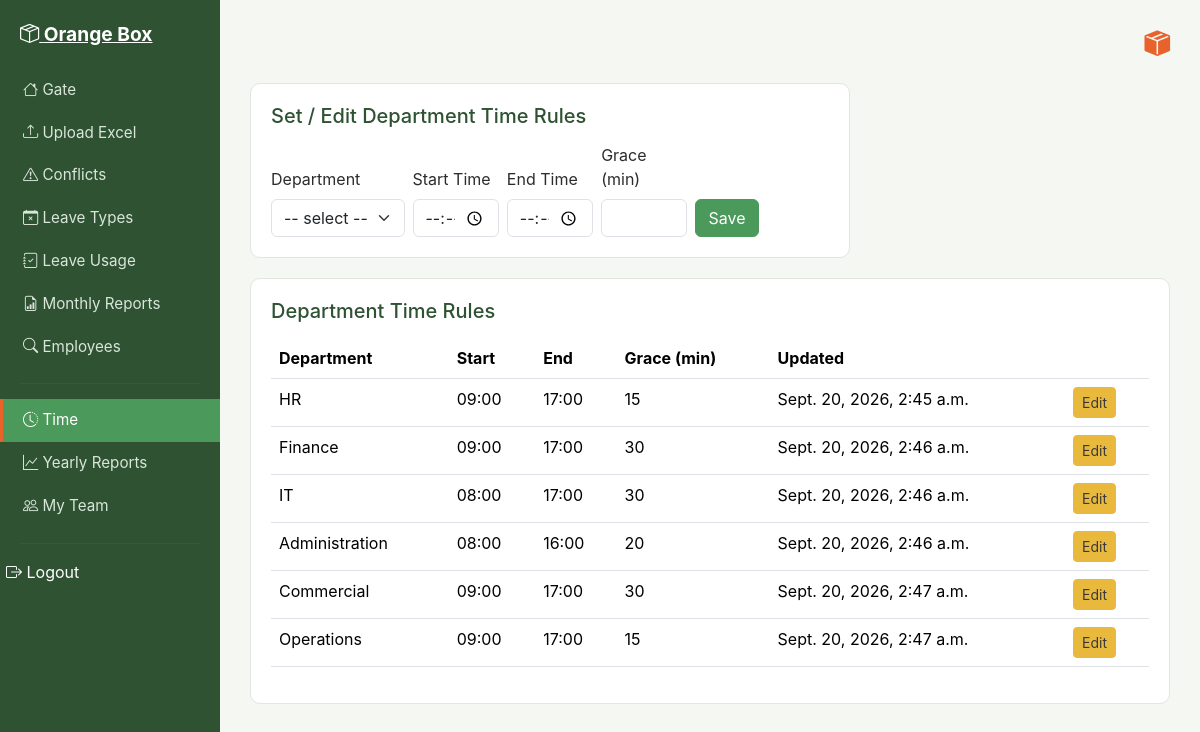
The app's page /grace-periods/ (signed in) with its own data.
### attendance/models.py (models this page shows, shortened)
class GracePeriod(models.Model):
    department = models.ForeignKey(Department, on_delete=models.CASCADE, unique=True)
    minutes = models.IntegerField(default=0)
    start_time = models.TimeField(default=time(8, 0))
    end_time = models.TimeField(default=time(17, 0))
    updated_date = models.DateTimeField(auto_now=True)
    set_by = models.ForeignKey(AttendanceLead, on_delete=models.SET_NULL, null=True, blank=True)

class Department(models.Model):
    name = models.CharField(max_length=100, unique=True)

### attendance/views.py (the view, shortened to what this page needs)
# urls.py: path('grace-periods/', views.grace_period_list, name='grace_period_list'),
@user_passes_test(is_attendance_lead)
@login_required
def grace_period_list(request):
    departments = Department.objects.all()
    periods = GracePeriod.objects.all()
    return render(request, 'attendance/grace_period_list.html', {'periods': periods, 'departments': departments})

### attendance/context_processors.py (called while the page is built)
def notifications_context(request):
    if request.user.is_authenticated:
        unread = Notification.objects.filter(recipient=request.user, status='unread').order_by('-date')
        return {
            'unread_notifications': unread,
            'unread_count': unread.count()
        }
    return {'unread_notifications': [], 'unread_count': 0}

### attendance/views.py (called while the page is built)
def is_attendance_lead(user):
    return hasattr(user, 'attendancelead')

### attendance/templates/attendance/grace_period_list.html (shortened to what this page needs)
{% extends 'attendance/base.html' %}
{% block content %}
<div class="ob-card" style="max-width:600px;">
    <h5>Set / Edit Department Time Rules</h5>
    <form method="post" class="row g-2 align-items-end" id="timeForm">
        <div class="col-12 col-md-3">
            <label class="form-label">Department</label>
            <select name="department" id="departmentSelect" class="form-select" required>
                <option value="">-- select --</option>
            </select>
        </div>
        <div class="col-6 col-md-2">
            <label class="form-label">Start Time</label>
            <input type="time" name="start_time" id="startTimeInput" class="form-control" required>
        </div>
        <div class="col-6 col-md-2">
            <label class="form-label">End Time</label>
            <input type="time" name="end_time" id="endTimeInput" class="form-control" required>
        </div>
        <div class="col-6 col-md-2">
            <label class="form-label">Grace (min)</label>
            <input type="number" name="minutes" id="minutesInput" class="form-control" min="0" required>
        </div>
        <div class="col-auto"><button type="submit" class="btn btn-ob-save">Save</button></div>
    </form>
</div>
<div class="ob-card">
    <h5>Department Time Rules</h5>
    {% if periods %}
    <table class="table table-ob">
        <thead><tr><th>Department</th><th>Start</th><th>End</th><th>Grace (min)</th><th>Updated</th><th></th></tr></thead>
        <tbody>
        {% for period in periods %}
        <tr>
            <td>{{ period.department.name }}</td>
            <td>{{ period.start_time|time:"H:i" }}</td>
            <td>{{ period.end_time|time:"H:i" }}</td>
            <td>{{ period.minutes }}</td>
            <td>{{ period.updated_date }}</td>
            <td>
                <button type="button" class="btn btn-sm btn-ob-caution"
                    onclick="editPeriod('{{ period.department.id }}', '{{ period.start_time|time:"H:i" }}', '{{ period.end_time|time:"H:i" }}', '{{ period.minutes }}')">Edit</button>
            </td>
        </tr>
        {% endfor %}
        </tbody>
    </table>
    {% else %}
    <div class="ob-empty-state"><i class="bi bi-check-circle" style="font-size:2rem;"></i><p>No time rules set yet.</p></div>
    {% endif %}
</div>
{% endblock %}

### static/css/style.css (style rules this page uses)
:root { --ob-bg: #f4f7f2; --ob-sidebar: #2f5233; --ob-sidebar-active: #4C9A5B; --ob-accent: #E8622C; --ob-accent-hover: #c94f20; --ob-green: #4C9A5B; --ob-yellow: #E8B93C; --ob-red: #D9534F; --ob-text: #2c2c2c; --ob-muted: #7a7a7a; --ob-card: #ffffff; --ob-border: #e1e6de; }
body { background-color: var(--ob-bg); color: var(--ob-text); font-family: -apple-system, "Segoe UI", Roboto, Arial, sans-serif; }
.ob-card { background-color: var(--ob-card); border: 1px solid var(--ob-border); border-radius: 10px; padding: 20px; margin-bottom: 20px; }
.ob-card h5 { margin-bottom: 15px; color: var(--ob-sidebar); }
.btn-ob-save { background-color: var(--ob-green); border-color: var(--ob-green); color: #fff; }
.btn-ob-caution { background-color: var(--ob-yellow); border-color: var(--ob-yellow); color: #3a3a3a; }
.table-ob thead { background-color: var(--ob-sidebar); color: #fff; }
.table-ob tbody tr:nth-child(odd) { background-color: #f9fbf8; }

### records on screen
GracePeriod: department.name "HR", start_time "09:00", end_time "17:00", minutes "15", updated_date "Sept. 20, 2026, 2:45 a.m."
GracePeriod: department.name "Finance", start_time "09:00", end_time "17:00", minutes "30", updated_date "Sept. 20, 2026, 2:46 a.m."
GracePeriod: department.name "IT", start_time "08:00", end_time "17:00", minutes "30", updated_date "Sept. 20, 2026, 2:46 a.m."
GracePeriod: department.name "Administration", start_time "08:00", end_time "16:00", minutes "20", updated_date "Sept. 20, 2026, 2:46 a.m."
GracePeriod: department.name "Commercial", start_time "09:00", end_time "17:00", minutes "30", updated_date "Sept. 20, 2026, 2:47 a.m."
GracePeriod: department.name "Operations", start_time "09:00", end_time "17:00", minutes "15", updated_date "Sept. 20, 2026, 2:47 a.m."
